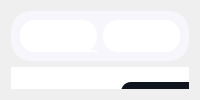
             <widget class="QWidget" name="page_3">
              <layout class="QVBoxLayout" name="verticalLayout_2">
               <item>
                <widget class="QWidget" name="others" native="true">
                 <property name="maximumSize">
                  <size>
                   <width>16777215</width>
                   <height>285</height>
                  </size>
                 </property>
                 <property name="styleSheet">
                  <string notr="true">background-color:#F7F6FC   ; 
border-radius:20px ; 
</string>
                 </property>
                 <layout class="QHBoxLayout" name="horizontalLayout_2">
                  <item>
                   <widget class="QWidget" name="widget_2" native="true">
                    <property name="styleSheet">
                     <string notr="true">background-color:white ; 
border-radius:15px ; </string>
                    </property>
                    <widget class="QLabel" name="label_80">
                     <property name="geometry">
                      <rect>
                       <x>51</x>
                       <y>30</y>
                       <width>340</width>
                       <height>71</height>
                      </rect>
                     </property>
                     <property name="styleSheet">
                      <string notr="true">font-size:19px ; 
font-weight:bold ; </string>
                     </property>
                     <property name="text">
                      <string>Try our new Offers Search Engine ! </string>
                     </property>
                    </widget>
                    <widget class="QPushButton" name="searchengine">
                     <property name="geometry">
                      <rect>
                       <x>150</x>
                       <y>107</y>
                       <width>131</width>
                       <height>41</height>
                      </rect>
                     </property>
                     <property name="styleSheet">
                      <string notr="true">#searchengine{
	border:2px solid black ; 
	font-weight:bold ;
} 
#searchengine:hover {
	background-color:black ; 
	color:white ; 
}</string>
                     </property>
                     <property name="text">
                      <string>Try It out</string>
                     </property>
                    </widget>
                   </widget>
                  </item>
                  <item>
                   <widget class="QWidget" name="donut" native="true">
                    <property name="maximumSize">
                     <size>
                      <width>320</width>
                      <height>16777215</height>
                     </size>
                    </property>
                    <property name="styleSheet">
                     <string notr="true">background-color:white ; 
border-radius:15px ; </string>
                    </property>
                    <layout class="QHBoxLayout" name="horizontalLayout_4">
                     <item>
                      <layout class="QHBoxLayout" name="horizontalLayout_3">
                       <item>
                        <widget class="QLabel" name="username_2">
                         <property name="styleSheet">
                          <string notr="true">#username {
	background-color:transparent ; 
	color:black ; 
	font-size:13px ; 
}</string>
                         </property>
                         <property name="text">
                          <string/>
                         </property>
                        </widget>
                       </item>
                      </layout>
                     </item>
                    </layout>
                   </widget>
                  </item>
                 </layout>
                </widget>
               </item>
               <item>
                <widget class="QWidget" name="table" native="true">
                 <property name="styleSheet">
                  <string notr="true">background-color:white ; 
border-radius:20px ; 
</string>
                 </property>
                 <widget class="QTableView" name="tableView">
                  <property name="geometry">
                   <rect>
                    <x>40</x>
                    <y>80</y>
                    <width>731</width>
                    <height>171</height>
                   </rect>
                  </property>
                  <property name="cursor" stdset="0">
                   <cursorShape>PointingHandCursor</cursorShape>
                  </property>
                  <property name="styleSheet">
                   <string notr="true">QTableView {
    background-color : white ; 
    color: black;
    font: 12px;
}
QHeaderView::section {
    background-color: #0F141E;
    color: white;
    height: 30px;
    font: 15px;
}
QHeaderView::section:first {
    border-top-left-radius: 5px;
}
QHeaderView::section:second {
    border: 1px solid ;
}
QHeaderView::section:last {
    border-top-right-radius: 5px;
}
QScrollBar:vertical {
    background: #dee2e6;
}
 QScrollBar::handle:vertical {
    background: #dee2e6;
 }
QScrollBar:horizontal {
    background: #dee2e6;
}
 QScrollBar::handle:horizontal {
    background: #dee2e6;
 }</string>
                  </property>
                  <property name="verticalScrollBarPolicy">
                   <enum>Qt::ScrollBarAlwaysOff</enum>
                  </property>
                  <property name="horizontalScrollBarPolicy">
                   <enum>Qt::ScrollBarAlwaysOff</enum>
                  </property>
                  <property name="sizeAdjustPolicy">
                   <enum>QAbstractScrollArea::AdjustToContents</enum>
                  </property>
                  <property name="editTriggers">
                   <set>QAbstractItemView::NoEditTriggers</set>
                  </property>
                  <property name="showGrid">
                   <bool>true</bool>
                  </property>
                  <property name="gridStyle">
                   <enum>Qt::SolidLine</enum>
                  </property>
                  <property name="sortingEnabled">
                   <bool>true</bool>
                  </property>
                  <attribute name="horizontalHeaderDefaultSectionSize">
                   <number>146</number>
                  </attribute>
                 </widget>
                 <widget class="QPushButton" name="add_equipment">
                  <property name="geometry">
                   <rect>
                    <x>20</x>
                    <y>20</y>
                    <width>21</width>
                    <height>21</height>
                   </rect>
                  </property>
                  <property name="cursor">
                   <cursorShape>PointingHandCursor</cursorShape>
                  </property>
                  <property name="styleSheet">
                   <string notr="true">#add_equipment {
	image: url(:/icons/tsawer/plus.svg);
}
#add_equipment::hover {
	image:url(:/icons/tsawer/plus_hover.svg);
}</string>
                  </property>
                  <property name="text">
                   <string/>
                  </property>
                 </widget>
                 <widget class="QLineEdit" name="search_bar_2">
                  <property name="geometry">
                   <rect>
                    <x>540</x>
                    <y>15</y>
                    <width>191</width>
                    <height>31</height>
                   </rect>
                  </property>
                  <property name="cursor">
                   <cursorShape>IBeamCursor</cursorShape>
                  </property>
                  <property name="styleSheet">
                   <string notr="true">QLineEdit {
 	background-color:transparent ;
	border-radius:15px ; 
	border:1px solid #BFC9D3; 
	padding : 0 40px 0 10px ; 
} </string>
                  </property>
                  <property name="placeholderText">
                   <string>search by Id/Name</string>
                  </property>
                 </widget>
                 <widget class="QPushButton" name="search_button_2">
                  <property name="geometry">
                   <rect>
                    <x>700</x>
                    <y>15</y>
                    <width>21</width>
                    <height>31</height>
                   </rect>
                  </property>
                  <property name="cursor">
                   <cursorShape>PointingHandCursor</cursorShape>
                  </property>
                  <property name="styleSheet">
                   <string notr="true">QPushButton {	
	background-color: transparent ;
	border-radius:20px ; 
	
	image: url(:/icons/tsawer/search.svg) ; 
} 
</string>
                  </property>
                  <property name="text">
                   <string/>
                  </property>
                 </widget>
                 <widget class="QPushButton" name="tri">
                  <property name="geometry">
                   <rect>
                    <x>80</x>
                    <y>20</y>
                    <width>21</width>
                    <height>21</height>
                   </rect>
                  </property>
                  <property name="cursor">
                   <cursorShape>PointingHandCursor</cursorShape>
                  </property>
                  <property name="styleSheet">
                   <string notr="true">QPushButton {
	image: url(:/icons/tsawer/filter.svg);
}
QPushButton::hover {
	image: url(:/icons/tsawer/filter_hover.svg);
}</string>
                  </property>
                  <property name="text">
                   <string/>
                  </property>
                 </widget>
                 <widget class="QWidget" name="tri_bar" native="true">
                  <property name="enabled">
                   <bool>true</bool>
                  </property>
                  <property name="geometry">
                   <rect>
                    <x>110</x>
                    <y>15</y>
                    <width>251</width>
                    <height>31</height>
                   </rect>
                  </property>
                  <property name="styleSheet">
                   <string notr="true">QWidget {
 	background-color:#0F141E ;
	border-radius:10px ; 
	padding : 0 40px 0 10px ; 
}</string>
                  </property>
                  <widget class="QRadioButton" name="tri_type">
                   <property name="geometry">
                    <rect>
                     <x>10</x>
                     <y>5</y>
                     <width>101</width>
                     <height>20</height>
                    </rect>
                   </property>
                   <property name="styleSheet">
                    <string notr="true">QRadioButton{
	background-color:transparent ; 
	color:white ; 
	border:0px ; 
	font-weight :bold ; 
}</string>
                   </property>
                   <property name="text">
                    <string>Type</string>
                   </property>
                   <property name="checkable">
                    <bool>true</bool>
                   </property>
                  </widget>
                  <widget class="QRadioButton" name="tri_qnt">
                   <property name="geometry">
                    <rect>
                     <x>130</x>
                     <y>5</y>
                     <width>121</width>
                     <height>21</height>
                    </rect>
                   </property>
                   <property name="styleSheet">
                    <string notr="true">QRadioButton{
	background-color:transparent ; 
	color:white ; 
	border:0px ; 
	font-weight :bold ; 
}</string>
                   </property>
                   <property name="text">
                    <string>Quantity</string>
                   </property>
                  </widget>
                 </widget>
                 <widget class="QPushButton" name="pdf">
                  <property name="geometry">
                   <rect>
                    <x>50</x>
                    <y>20</y>
                    <width>21</width>
                    <height>21</height>
                   </rect>
                  </property>
                  <property name="cursor">
                   <cursorShape>PointingHandCursor</cursorShape>
                  </property>
                  <property name="styleSheet">
                   <string notr="true">QPushButton {
	image: url(:/icons/tsawer/download.svg);
}
QPushButton::hover {
	
	image: url(:/icons/tsawer/download_hover.svg);
}</string>
                  </property>
                  <property name="text">
                   <string/>
                  </property>
                 </widget>
                </widget>
               </item>
              </layout>
             </widget>
